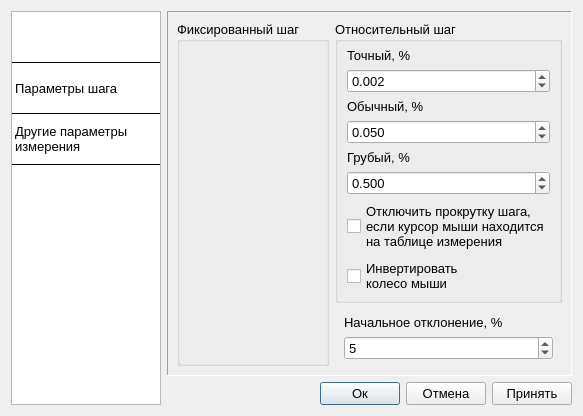
<?xml version="1.0" encoding="UTF-8"?>
<ui version="4.0">
 <class>Dialog</class>
 <widget class="QDialog" name="Dialog">
  <property name="geometry">
   <rect>
    <x>0</x>
    <y>0</y>
    <width>563</width>
    <height>416</height>
   </rect>
  </property>
  <property name="sizePolicy">
   <sizepolicy hsizetype="Preferred" vsizetype="Preferred">
    <horstretch>0</horstretch>
    <verstretch>0</verstretch>
   </sizepolicy>
  </property>
  <property name="font">
   <font>
    <pointsize>10</pointsize>
   </font>
  </property>
  <property name="windowTitle">
   <string>Настройки</string>
  </property>
  <layout class="QHBoxLayout" name="horizontalLayout">
   <item>
    <widget class="QWidget" name="layout" native="true">
     <property name="sizePolicy">
      <sizepolicy hsizetype="Fixed" vsizetype="Preferred">
       <horstretch>0</horstretch>
       <verstretch>0</verstretch>
      </sizepolicy>
     </property>
     <property name="maximumSize">
      <size>
       <width>150</width>
       <height>16777215</height>
      </size>
     </property>
     <layout class="QVBoxLayout" name="verticalLayout_2">
      <property name="spacing">
       <number>6</number>
      </property>
      <property name="leftMargin">
       <number>0</number>
      </property>
      <property name="topMargin">
       <number>0</number>
      </property>
      <property name="rightMargin">
       <number>0</number>
      </property>
      <property name="bottomMargin">
       <number>0</number>
      </property>
      <item>
       <widget class="QListWidget" name="settings_menu_list">
        <property name="contextMenuPolicy">
         <enum>Qt::CustomContextMenu</enum>
        </property>
        <property name="styleSheet">
         <string notr="true">QListWidget::item { border-bottom: 1px solid black; }
QListWidget::item:selected:active {
    background: qlineargradient(x1: 0, y1: 0, x2: 0, y2: 1,
                                stop: 0 #4e55c6, stop: 1 #888dd9);
}
QListWidget:item:selected:!active {
    background: qlineargradient(x1: 0, y1: 0, x2: 0, y2: 1,
                                stop: 0 #4e55c6, stop: 1 #888dd9);
	color: white
}
QListWidget::item {
	height: 50;
}</string>
        </property>
        <property name="isWrapping" stdset="0">
         <bool>false</bool>
        </property>
        <property name="layoutMode">
         <enum>QListView::SinglePass</enum>
        </property>
        <property name="viewMode">
         <enum>QListView::ListMode</enum>
        </property>
        <property name="uniformItemSizes">
         <bool>false</bool>
        </property>
        <property name="batchSize">
         <number>200</number>
        </property>
        <property name="wordWrap">
         <bool>true</bool>
        </property>
        <property name="selectionRectVisible">
         <bool>false</bool>
        </property>
        <property name="currentRow">
         <number>0</number>
        </property>
        <property name="sortingEnabled">
         <bool>false</bool>
        </property>
        <item>
         <property name="text">
          <string>Дополнительные параметры измерений</string>
         </property>
         <property name="background">
          <brush brushstyle="NoBrush">
           <color alpha="255">
            <red>0</red>
            <green>0</green>
            <blue>0</blue>
           </color>
          </brush>
         </property>
        </item>
        <item>
         <property name="text">
          <string>Параметры шага</string>
         </property>
        </item>
        <item>
         <property name="text">
          <string>Другие параметры измерения</string>
         </property>
        </item>
       </widget>
      </item>
     </layout>
    </widget>
   </item>
   <item>
    <layout class="QVBoxLayout" name="verticalLayout_3">
     <item>
      <widget class="QFrame" name="frame">
       <property name="frameShape">
        <enum>QFrame::Panel</enum>
       </property>
       <property name="frameShadow">
        <enum>QFrame::Sunken</enum>
       </property>
       <layout class="QVBoxLayout" name="verticalLayout">
        <property name="leftMargin">
         <number>0</number>
        </property>
        <property name="topMargin">
         <number>0</number>
        </property>
        <property name="rightMargin">
         <number>0</number>
        </property>
        <property name="bottomMargin">
         <number>0</number>
        </property>
        <item>
         <widget class="QStackedWidget" name="settings_stackedwidget">
          <property name="currentIndex">
           <number>1</number>
          </property>
          <widget class="QWidget" name="marks_page">
           <layout class="QGridLayout" name="gridLayout">
            <property name="leftMargin">
             <number>0</number>
            </property>
            <property name="topMargin">
             <number>0</number>
            </property>
            <property name="rightMargin">
             <number>0</number>
            </property>
            <property name="bottomMargin">
             <number>0</number>
            </property>
            <item row="0" column="0">
             <layout class="QVBoxLayout" name="marks_layout"/>
            </item>
           </layout>
          </widget>
          <widget class="QWidget" name="step_parameters_page">
           <layout class="QHBoxLayout" name="horizontalLayout_3">
            <item>
             <widget class="QGroupBox" name="fixed_range_groupbox">
              <property name="title">
               <string>Фиксированный шаг</string>
              </property>
              <layout class="QVBoxLayout" name="edit_fixed_step_widget_layout"/>
             </widget>
            </item>
            <item>
             <layout class="QVBoxLayout" name="verticalLayout_4">
              <item>
               <widget class="QGroupBox" name="verticalGroupBox_2">
                <property name="whatsThis">
                 <string>Относительный шаг устанавливается в процентах от максимума шкалы поверяемого прибора</string>
                </property>
                <property name="title">
                 <string>Относительный шаг</string>
                </property>
                <layout class="QVBoxLayout" name="verticalLayout_5">
                 <property name="topMargin">
                  <number>6</number>
                 </property>
                 <property name="bottomMargin">
                  <number>6</number>
                 </property>
                 <item>
                  <widget class="QLabel" name="label">
                   <property name="text">
                    <string>Точный, %</string>
                   </property>
                  </widget>
                 </item>
                 <item>
                  <widget class="QDoubleSpinBox" name="exact_step_spinbox">
                   <property name="decimals">
                    <number>3</number>
                   </property>
                   <property name="maximum">
                    <double>100.000000000000000</double>
                   </property>
                   <property name="value">
                    <double>0.002000000000000</double>
                   </property>
                  </widget>
                 </item>
                 <item>
                  <widget class="QLabel" name="label_2">
                   <property name="text">
                    <string>Обычный, %</string>
                   </property>
                  </widget>
                 </item>
                 <item>
                  <widget class="QDoubleSpinBox" name="common_step_spinbox">
                   <property name="decimals">
                    <number>3</number>
                   </property>
                   <property name="maximum">
                    <double>100.000000000000000</double>
                   </property>
                   <property name="value">
                    <double>0.050000000000000</double>
                   </property>
                  </widget>
                 </item>
                 <item>
                  <widget class="QLabel" name="label_3">
                   <property name="text">
                    <string>Грубый, %</string>
                   </property>
                  </widget>
                 </item>
                 <item>
                  <widget class="QDoubleSpinBox" name="rough_step_spinbox">
                   <property name="decimals">
                    <number>3</number>
                   </property>
                   <property name="maximum">
                    <double>100.000000000000000</double>
                   </property>
                   <property name="value">
                    <double>0.500000000000000</double>
                   </property>
                  </widget>
                 </item>
                 <item>
                  <widget class="QCheckBox" name="disable_scroll_on_table_checkbox">
                   <property name="text">
                    <string>Отключить прокрутку шага,
если курсор мыши находится
на таблице измерения</string>
                   </property>
                   <property name="checked">
                    <bool>false</bool>
                   </property>
                  </widget>
                 </item>
                 <item>
                  <widget class="QCheckBox" name="mouse_inversion_checkbox">
                   <property name="text">
                    <string>Инвертировать
колесо мыши</string>
                   </property>
                  </widget>
                 </item>
                 <item>
                  <spacer name="verticalSpacer">
                   <property name="orientation">
                    <enum>Qt::Vertical</enum>
                   </property>
                   <property name="sizeHint" stdset="0">
                    <size>
                     <width>20</width>
                     <height>40</height>
                    </size>
                   </property>
                  </spacer>
                 </item>
                </layout>
               </widget>
              </item>
              <item>
               <layout class="QVBoxLayout" name="verticalLayout_6">
                <property name="leftMargin">
                 <number>9</number>
                </property>
                <property name="topMargin">
                 <number>6</number>
                </property>
                <property name="rightMargin">
                 <number>9</number>
                </property>
                <property name="bottomMargin">
                 <number>6</number>
                </property>
                <item>
                 <widget class="QLabel" name="label_4">
                  <property name="whatsThis">
                   <string>&lt;html&gt;&lt;head/&gt;&lt;body&gt;&lt;p&gt;Во время измерения, при нажатии кнопки &amp;quot;Перейти к точке&amp;quot;, на калибраторе будет установлено значение: &lt;/p&gt;&lt;p&gt;&amp;quot;выбранная точка +(-) начальное отклонение&amp;quot;. &lt;/p&gt;&lt;p&gt;Начальное отклонение задается в процентах от максимума шкалы поверяемого прибора.&lt;/p&gt;&lt;/body&gt;&lt;/html&gt;</string>
                  </property>
                  <property name="text">
                   <string>Начальное отклонение, %</string>
                  </property>
                 </widget>
                </item>
                <item>
                 <widget class="QSpinBox" name="start_deviation_spinbox">
                  <property name="maximum">
                   <number>100</number>
                  </property>
                  <property name="value">
                   <number>5</number>
                  </property>
                 </widget>
                </item>
               </layout>
              </item>
             </layout>
            </item>
           </layout>
          </widget>
          <widget class="QWidget" name="other_parameters_page"/>
         </widget>
        </item>
       </layout>
      </widget>
     </item>
     <item>
      <layout class="QHBoxLayout" name="horizontalLayout_2">
       <item>
        <spacer name="horizontalSpacer">
         <property name="orientation">
          <enum>Qt::Horizontal</enum>
         </property>
         <property name="sizeHint" stdset="0">
          <size>
           <width>40</width>
           <height>20</height>
          </size>
         </property>
        </spacer>
       </item>
       <item>
        <widget class="QPushButton" name="save_and_exit_button">
         <property name="text">
          <string>Ок</string>
         </property>
         <property name="autoDefault">
          <bool>true</bool>
         </property>
        </widget>
       </item>
       <item>
        <widget class="QPushButton" name="cancel_button">
         <property name="text">
          <string>Отмена</string>
         </property>
         <property name="autoDefault">
          <bool>false</bool>
         </property>
        </widget>
       </item>
       <item>
        <widget class="QPushButton" name="save_button">
         <property name="text">
          <string>Принять</string>
         </property>
         <property name="autoDefault">
          <bool>false</bool>
         </property>
         <property name="default">
          <bool>false</bool>
         </property>
        </widget>
       </item>
      </layout>
     </item>
    </layout>
   </item>
  </layout>
 </widget>
 <resources/>
 <connections>
  <connection>
   <sender>settings_menu_list</sender>
   <signal>currentRowChanged(int)</signal>
   <receiver>settings_stackedwidget</receiver>
   <slot>setCurrentIndex(int)</slot>
   <hints>
    <hint type="sourcelabel">
     <x>109</x>
     <y>103</y>
    </hint>
    <hint type="destinationlabel">
     <x>218</x>
     <y>151</y>
    </hint>
   </hints>
  </connection>
 </connections>
</ui>
